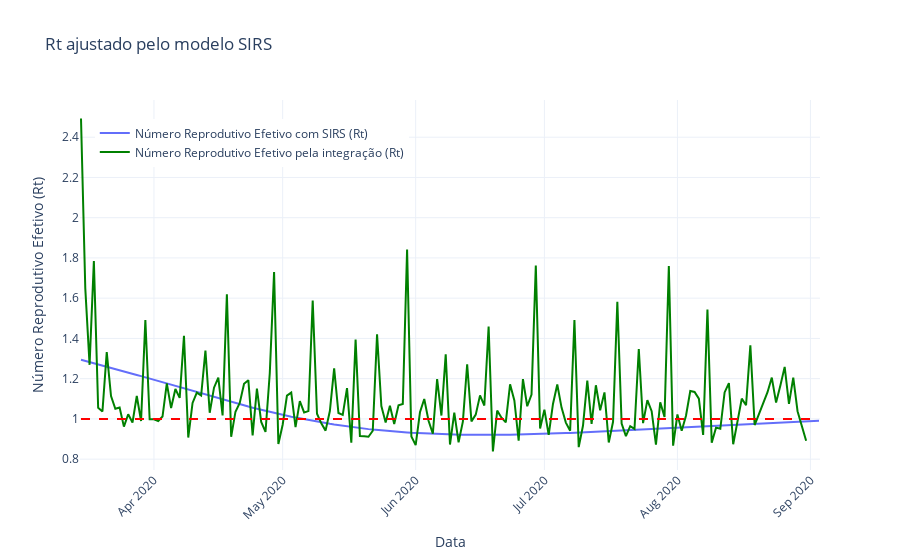

Here is the notebook cell this chart was saved with:
### Markdown cell above
Com os resultados obtidos, podemos concluir que, dentre os modelos escolhidos, o que melhor se ajusta aos dados é o SIRS, com  um ICC de aproximadamente 0,61. Para os critérios, este índice ainda é inaceitável, mas melhor do que o obtido no modelo SIR. Isso mostra que modelos mais complexos devem ser utilizados para estudar epidemias como a de Covid-19.

Para comparação, a figura a seguir mostra o $\mathcal{R}_t$ ajustado ao modelo SIRS comparado com o calculado a partir da integração.

### Code cell
# Calcular o Número Reprodutivo Efetivo (Rt)
S_t_SIRS = solution_SIRS[:, 0]  # Número de indivíduos suscetíveis no tempo t
N = 10000  # População total

# Ajustado pelo SIRS
Rt_SIRS=R0_SIRS * (S_t_SIRS / N)

fig = go.Figure()
# Eliminamos os dois primeiros dias devido a divisão por zero associada a integração

# fig.add_trace(go.Scatter(x=data['Date'][2:len(data['Date'])-1], y=Rt_real[2:len(data['Date'])-1], mode='markers', name='Número Reprodutivo Efetivo (Rt) a partir dos dados reais'))
fig.add_trace(go.Scatter(x=data['Date'], y=Rt_SIRS, mode='lines', name='Número Reprodutivo Efetivo com SIRS (Rt)'))

fig.add_trace(go.Scatter(x=data['Date'], y=Rt_real, mode='lines', name='Número Reprodutivo Efetivo pela integração (Rt)', line=dict(color='green')))

fig.add_shape(type='line', x0=data['Date'].iloc[0], y0=1, x1=data['Date'].iloc[-1], y1=1,
              line=dict(color='red', width=2, dash='dash'), name='Limiar (Rt=1)')
fig.update_layout(title='Rt ajustado pelo modelo SIRS',
                  xaxis_title='Data',
                  yaxis_title='Número Reprodutivo Efetivo (Rt)',
                  xaxis=dict(tickangle=-45),
                  showlegend=True,
                  legend=dict(x=0.02, y=0.95),
                  template='plotly_white')

pio.write_html(fig, 'Rt_SIRS.html')

fig.show()

### Figure 1 — Plotly figure (JSON) as saved in the notebook; plotly's stock layout.template omitted (floating-point values rounded to 4 significant figures; data arrays with more than 128 entries replaced by an {"elided": "..."} marker saying what was removed)
{"data": [{"mode": "lines", "name": "Número Reprodutivo Efetivo com SIRS (Rt)", "type": "scatter", "x": {"elided": "173 str values"}, "y": {"elided": "173 float values"}}, {"line": {"color": "green"}, "mode": "lines", "name": "Número Reprodutivo Efetivo pela integração (Rt)", "type": "scatter", "x": {"elided": "173 str values"}, "y": {"elided": "170 float values"}}], "layout": {"legend": {"x": 0.02, "y": 0.95}, "shapes": [{"line": {"color": "red", "dash": "dash", "width": 2}, "name": "Limiar (Rt=1)", "type": "line", "x0": "2020-03-15T00:00:00", "x1": "2020-09-03T00:00:00", "y0": 1, "y1": 1}], "showlegend": true, "title": {"text": "Rt ajustado pelo modelo SIRS"}, "xaxis": {"tickangle": -45, "title": {"text": "Data"}}, "yaxis": {"title": {"text": "Número Reprodutivo Efetivo (Rt)"}}}}
